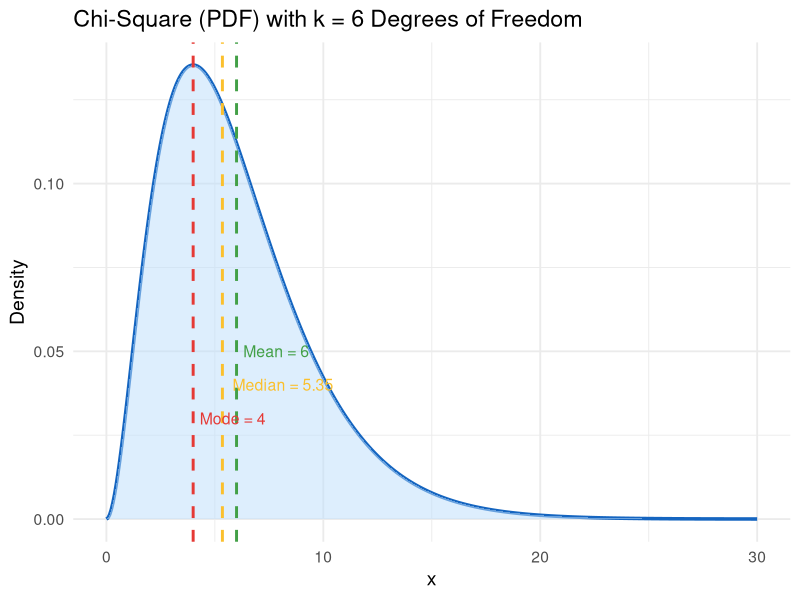
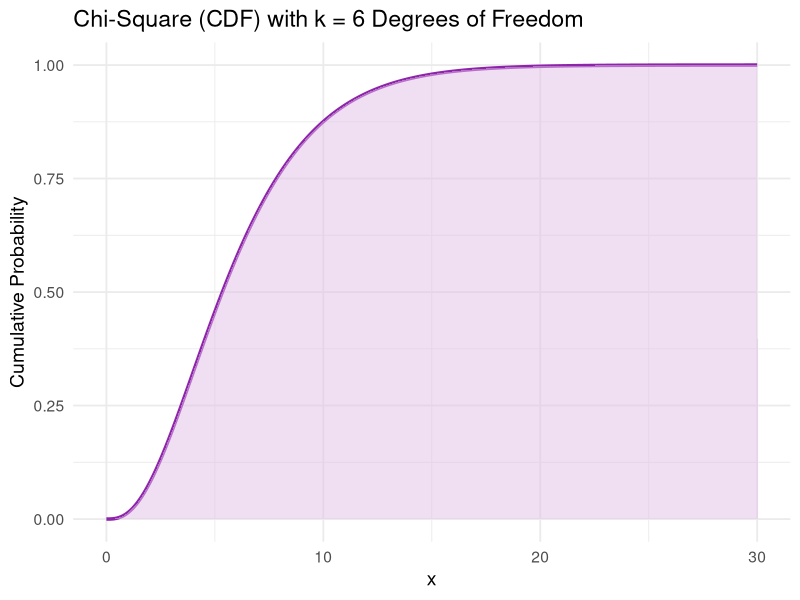

Recreate these plots in R, in order.
## ---- chunk 1
# Load required library
library(ggplot2)
library(dplyr)

# Degrees of freedom
k <- 6

# Define range of x values
x <- seq(0, 30, length.out = 400)

# Compute PDF and CDF values
pdf_vals <- dchisq(x, df = k)
cdf_vals <- pchisq(x, df = k)

# Compute statistical measures
mean_val   <- k
median_val <- qchisq(0.5, df = k)
mode_val   <- ifelse(k >= 2, k - 2, NA)

# Create data frame for plotting
df <- data.frame(x, pdf_vals, cdf_vals)

# --- Plot 1: PDF (Density Function) ---
pdf_plot <- ggplot(df, aes(x, pdf_vals)) +
  geom_line(color = "#1565C0", linewidth = 1.2) +
  geom_area(fill = "#BBDEFB", alpha = 0.5) +
  geom_vline(aes(xintercept = mean_val), color = "#43A047", linetype = "dashed", linewidth = 1) +
  geom_vline(aes(xintercept = median_val), color = "#FBC02D", linetype = "dashed", linewidth = 1) +
  geom_vline(aes(xintercept = mode_val), color = "#E53935", linetype = "dashed", linewidth = 1) +
  annotate("text", x = mean_val, y = 0.05, label = paste0("Mean = ", round(mean_val, 2)),
           color = "#43A047", hjust = -0.1, size = 4) +
  annotate("text", x = median_val, y = 0.04, label = paste0("Median = ", round(median_val, 2)),
           color = "#FBC02D", hjust = -0.1, size = 4) +
  annotate("text", x = mode_val, y = 0.03, label = paste0("Mode = ", round(mode_val, 2)),
           color = "#E53935", hjust = -0.1, size = 4) +
  labs(
    title = paste0("Chi-Square (PDF) with k = ", k, " Degrees of Freedom"),
    x = "x",
    y = "Density"
  ) +
  theme_minimal(base_size = 14)

# --- Plot 2: CDF (Distribution Function) ---
cdf_plot <- ggplot(df, aes(x, cdf_vals)) +
  geom_line(color = "#8E24AA", linewidth = 1.2) +
  geom_area(fill = "#E1BEE7", alpha = 0.5) +
  labs(
    title = paste0("Chi-Square (CDF) with k = ", k, " Degrees of Freedom"),
    x = "x",
    y = "Cumulative Probability"
  ) +
  theme_minimal(base_size = 14)

# Display both plots
pdf_plot
cdf_plot
